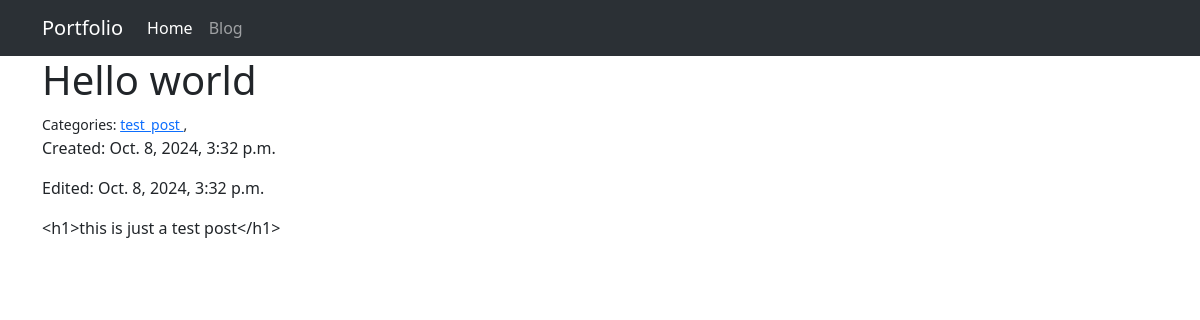
The page /blog/post/1/ on the database as committed earlier.
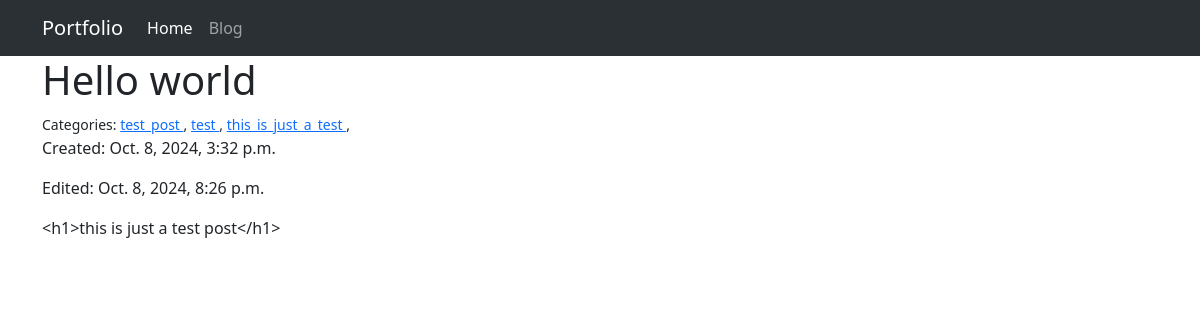
The same page on the database as committed later.
### blog/models.py (models this page shows, shortened)
class Category(models.Model):
    name = models.CharField(max_length=50)
    class Meta:
        verbose_name_plural = "categories"

class Post(models.Model):
    title = models.CharField(max_length=255)
    body = models.TextField()
    created_on = models.DateTimeField(auto_now_add=True)
    last_modified = models.DateTimeField(auto_now=True)
    categories = models.ManyToManyField("Category", related_name="posts")

### blog/views.py (the view)
# urls.py: path("post/<int:pk>/", views.blog_detail, name="blog_detail"),
def blog_detail(request, pk):
    post = Post.objects.get(pk=pk)
    print(post.categories)
    comments = Comment.objects.filter(post=post)
    context = {"post": post, "comments": comments}
    return render(request, "blog/detail.html", context)

### blog/templates/blog/detail.html (shortened to what this page needs)
{% extends "projects/base.html" %} {% block content %}
<h1>{{ post.title }}</h1>
<small>
  Categories: {% for category in post.categories.all %}
  <a href="{% url 'blog:blog_category' category.name %}">
    {{ category.name }}
  </a>
  , {% endfor %}
</small>
<p>Created: {{ post.created_on }}</p>
<p>Edited: {{ post.last_modified }}</p>
<p>{{ post.body | slice:'400' }}</p>
 {% endblock content %}

Rows that differ between the two databases and show on the page:
changed Post "Hello world": last_modified "Oct. 8, 2024, 3:32 p.m." → "Oct. 8, 2024, 8:26 p.m."
now on this page (row unchanged): Category: name "test"
now on this page (row unchanged): Category: name "this_is_just_a_test"
